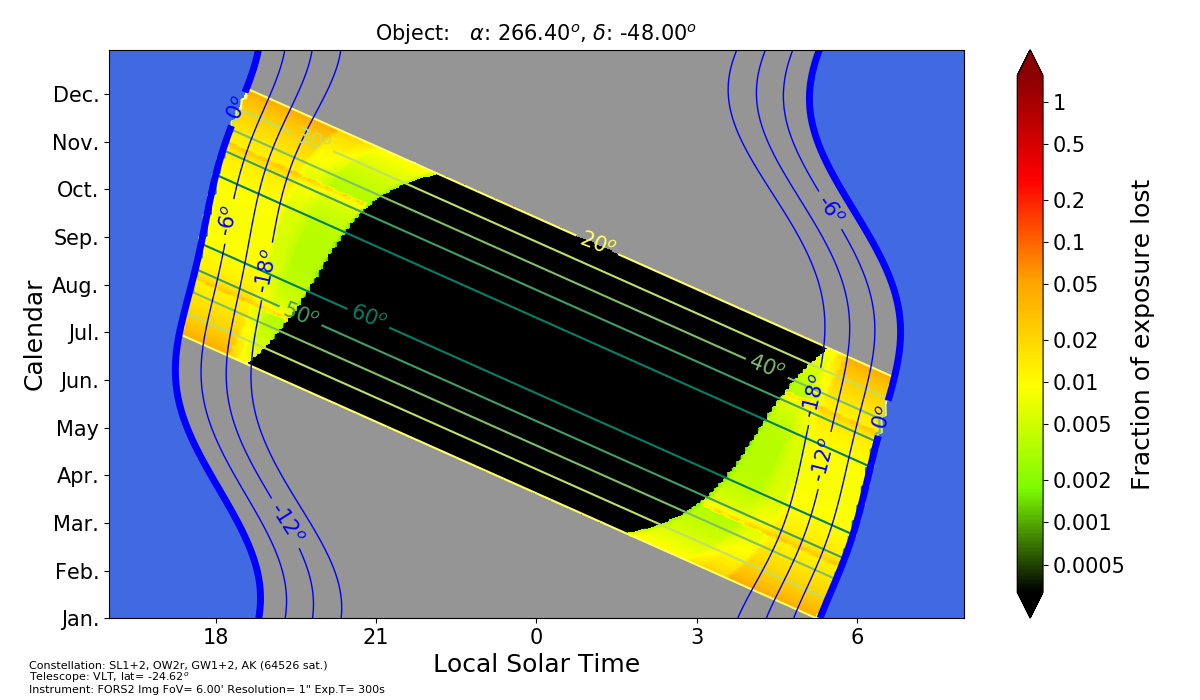

The Python source for this figure:
#!/usr/bin/env python3
# ConAn
# Constellation Analytic simulations
#
# main plot:  plot the satellite density over a calendar for a given object

import numpy as np
import matplotlib
matplotlib.use('Agg')  # to avoid Xdisplay issues in remote

import matplotlib.pyplot as plt
import sys
sys.path.append('/home/ohainaut/Documents/ESO/E2E/SatelliteConstellations/SIMULATIONS/')

from matplotlib import ticker
from conanplot import gyrd

# import ConAn routines
import conan as ca
import conanplot as cp

#print('ConAn:objplot -in')
def helphelp():
    out = """
    objplot 
    -r RA -d dec -n name
    -T FlyEye WFI VST EFOSC FORSimg LSST HAWKI MICADO
       FORSspec UVES1h 4MOST ESPRESSO
       VISIR 
       skyMag TrailDensity SatDensity(def)
          These pre-load default 
                extptime, FoVl, FoVw, maglim, magbloom, trailf, 
                telname, instrName, latitude
    -l latitude*
    -t exptime* -f Fovl* -m magbloom* -k trailf* 
              maglim: those with eff.mag fainter are not observable
                      those brigher create a trail
              trailf: fraction of the exposure that is destroyed by trail. 1=full
              magbloom: for those brighter, trailf=1=full
    -s telName* -i instrName*
                (*: overwrites presets)
    -M BRIGHT FAINT ALL OBS EFFECT --> HARDCODED
         All sats, restrict to bright/faint (wrt magbloom), convert into effect on obs.
    """
    print(out)

#outpath = "/home/ohainaut/public_html/outsideWorld/"
outpath = "./"

maglimoff = 1.75 # 1.75: 1/5sig ; 1.: 2/5sig
magbloomoff = -2.5
magcutflag = 'OBS'
magcutflag = 'EFFECT' ## 4MOST
fovw = -99.

constellationsll = 'SLOWGWAK'
elevlim = 20.
telinslabel = " "
telescope = " "
overlat = 0
lon = 0.

#default for overwriting values
overtime = 0
overfovl = 0
overfovw = 0
overmagbloom = 0
overmaglim = 0
overresol = 0
overtrailf = -1
overlat = 0
overtelescope = 0
overinstrument = 0
objlabel=" "

helpme = False
if len(sys.argv) == 1:
    helpme = True
for i in np.arange(0,len(sys.argv)):
    if sys.argv[i] == '-r': #ra
        i += 1
        rao = float(sys.argv[i])
    if sys.argv[i] == '-d': #delta
        i += 1
        deo = float(sys.argv[i])
    if sys.argv[i] == '-n': #obj name
        i += 1
        objlabel = sys.argv[i]
    if sys.argv[i] == '-l': #latitude
        i += 1
        overlat = float(sys.argv[i])
    if sys.argv[i] == '-T': #telescope/instrument
        i += 1
        telinslabel = sys.argv[i]
    if sys.argv[i] == '-t': #expt
        i += 1
        overtime = float(sys.argv[i])
    if sys.argv[i] == '-f': #fieldofview
        i += 1
        overfovl = float(sys.argv[i])
    if sys.argv[i] == '-fw': #fieldofview
        i += 1
        overfovw = float(sys.argv[i])
    if sys.argv[i] == '-r': #resolution
        i += 1
        overresol = float(sys.argv[i])/3600.
    if sys.argv[i] == '-m': #maglim
        i += 1
        overmaglim = float(sys.argv[i])


if helpme:
    helphelp()
    exit(0)

    
telescope, lat, instrument, expt, fovl, fovw, resol, maglim, magbloom, trailf =    cp.findPreset(telinslabel)

    
if overtime:
    expt = overtime
if overfovl:
    fovl = overfovl
if overfovw:
    fovw = overfovw
if fovw < 0:
    fovw = fovl *1.
    
if overmagbloom:
    magbloom = overmagbloom
if overmaglim:
    maglim = overmaglim
if overresol:
    resol = overresol
if overtrailf >= 0.:
    trailf = overtrailf
if overlat:
    lat = overlat
if overtelescope:
    telescope = overtelescope
if overinstrument:
    instrument = overinstrument


if fovw < 0:
    fovw = fovl *1.
    


#---


#- fill in the calendar
hstep = 12 # points per hour
times = np.zeros((365,24*hstep))
for i in range(365):
    for j in range(24*hstep):
        times[i,j] = 2459580.5 + i + j/24./hstep - (.5 + lon/360.) # to centre midnight
        

# Loc ST
lst = (280.46061837 + 360.98564736629*(times -2451545.0) + lon)%360

# sun coordinates
walphas, deltas = ca.get_sun(times)
alphas = lst - walphas # alphas is the HA
elevs = ca.radec2elev(alphas,deltas,lat)


# object coordinates
hao = lst - rao
AzEl = np.array( ca.radec2azel(hao,deo,lat))

# satellites

constellationsl, constellations = cp.findConstellations(constellationsll)
consLab, consNum, consPla, consNPl, consInc, consAlt = ca.loadConstellations(constellations)
nCons = len(consLab)

densSatAll = np.zeros_like(AzEl[0])
densVelAll = np.zeros_like(AzEl[0])
densSatObs = np.zeros_like(AzEl[0])
densVelObs = np.zeros_like(AzEl[0])
densSatBloom = np.zeros_like(AzEl[0])
densVelBloom = np.zeros_like(AzEl[0])


consLab, consNum, consPla, consNPl, consInc, consAlt = ca.loadConstellations(constellations)
nCons = len(consLab)

mageffmax = -99
mageffmin = 99.


icons = 0
while icons < len(consInc):                          
    # constellation
    densSi, veli, magi =  ca.modelOneConstMag(AzEl,lat, 
                            np.reshape(alphas,alphas.shape[0]*alphas.shape[1]),
                            np.reshape(deltas,deltas.shape[0]*deltas.shape[1]),
                            consInc[icons], consAlt[icons], consNum[icons])
    
    # all sat:
    densSatAll += densSi
    densVelAll += densSi * veli


    # effective magnitude
    mageffi = magi  - 2.5*np.log10(resol/veli/expt)
    mageffmax = max(mageffmax,np.amax(mageffi))
    mageffmin = min(mageffmin,np.amin(mageffi))

    # only observable ones
    densSobsi = np.copy(densSi)
    densSobsi[ mageffi > maglim] = 0.
    densSatObs += densSobsi
    densVelObs += densSobsi * veli
    
    # only super bright bloomers
    densSbloomi = np.copy(densSi)
    densSbloomi[ mageffi > magbloom ] = 0.
    densSatBloom += densSbloomi
    densVelBloom += densSbloomi * veli
    
    icons += 1


cmap = 'magma'
if magcutflag == 'ALL':
    ds = densSatAll
    dv = densVelAll

elif magcutflag == 'OBS':
    ds = densSatObs
    dv = densVelObs
    labelmag = True              
    cblab = "Number of satellite trails per exposure"
    lvmin = -2.5  # log limits for the colour scale
    lvmax = 1.2  #
#    lvmin = 0   # log limits for the colour scale # 4MOST
#    lvmax = 2.7  # 4MOST

elif magcutflag == 'EFFECT':
    ds = trailf * densSatObs + (1.-trailf)* densSatBloom
    dv = trailf * densVelObs + (1.-trailf)* densVelBloom
    labelmag = True
    cblab = "Fraction of exposure lost"
    lvmin = -3.5  # log limits for the colour scale
    lvmax = 2.2  #
    lvmax = .2  #
    lvmin = -3.5  # log limits for the colour scale # 4MOST
#

    cmap = gyrd    
    
else:
    print("valid for -M: BRIGHT OBS FAINT ALL EFFECT")
    exit(1)
    
dens =  ds* fovl*fovw + dv * fovl * expt    # trailf already accounted for


#== plot

fig = plt.figure(figsize=(12,7))
plt.rc('font',      size=15) #controls default text size
plt.rc('axes', titlesize=15) #fontsize of the title
plt.rc('axes', labelsize=18) #fontsize of the x and y labels
plt.rc('xtick',labelsize=15) #fontsize of the x tick labels
plt.rc('ytick',labelsize=15) #fontsize of the y tick labels
plt.rc('legend',fontsize=15) #fontsize of the legend
#plt.rcParams['figure.figsize'] = [12, 8]


ax = fig.subplots()
_ = ax.set_xticks(np.arange(0.,hstep*24, hstep*3))
_ = ax.set_xticklabels(np.concatenate((np.arange(12,24,3),np.arange(0,12,3))))
_ = ax.set_xlabel('Local Solar Time')
_ = ax.set_yticks(np.arange(0.,365,30.5))
_ = ax.set_yticklabels(['Jan.','Feb.','Mar.','Apr.','May','Jun.','Jul.','Aug.','Sep.','Oct.','Nov.','Dec.'])
_ = ax.set_ylabel('Calendar')
_ = ax.set_xlim(4*hstep, 20*hstep) # from 16h to 8h


lsat = np.log10(dens+1.e-10)
lsat = lsat + np.log( elevs < 0 )

#- fill in the satellites
csat = ax.contourf(lsat, levels=np.arange(lvmin,lvmax,.01) , cmap=cmap, extend='both')
csat.cmap.set_under('k') # below minimum -> black

#- unobservable
osat = np.nan_to_num(lsat*0) + 1000.*( AzEl[1] < elevlim ) 
_ = ax.contourf(osat, levels=np.arange(999.,1001.) , cmap='Greys')

#- airmass
wel =   AzEl[1]  *( elevs < 0 )
cobj = ax.contour(wel, levels=np.arange(elevlim,90.,10.), cmap="summer_r")
lobj = plt.clabel(cobj, fmt='%.0f$^o$')

_ = ax.contourf(elevs, levels=[0.,90.], colors='royalblue')

#- daylight
csun = ax.contour(elevs, levels=[-18.,-12.,-6.,0],
                  linewidths=[1.,1.,1.,5.], 
                  linestyles='solid', 
                  colors='b')
lsun = plt.clabel(csun, fmt='%.0f$^o$')



# color bar
cbar = fig.colorbar(csat)
cbar.set_ticks(np.log10(np.array([0.0005,0.001,0.002,0.005,0.01,0.02,0.05,0.1,0.2,0.5,1.,2.,5.,10.,20.,50.,100.,200.])))
cbar.set_ticklabels( [ "{:.2g}".format(x) for x in 10.**(cbar.get_ticks())])
cbar.set_label(cblab)



# save
_ = ax.set_title('Object: {} $\\alpha$: {:.2f}$^o$, $\\delta$: {:.2f}$^o$'.format(objlabel,rao,deo))
#ax.grid()

#_ = ax.text(0.,-28,'(b)', fontsize=14)
_ = ax.text(30.,-32,'Constellation: {} ({:.0f} sat.)'.format(constellationsl,sum(consNum)), fontsize=8, ha='left')


_ = ax.text(30,-40,'Telescope: {}, lat= {:.2f}$^o$'.format(telescope,lat),fontsize=8, ha='left')

if fovl < 1./60.:
    fovll = '{:.2f}\"'.format(fovl*3600.)
elif fovl < 1./6.:
    fovll = '{:.2f}\''.format(fovl*60.)
else:
    fovll = '{:.2f}$^o$'.format(fovl)

_ = ax.text(30.,-48,'Instrument: {} FoV= {} Resolution= {:.1g}\" Exp.T= {:.0f}s'.format(instrument, fovll, resol*3600., expt), fontsize=8, ha='left')



outfileroot = "{}_{}_{}_{}".format(objlabel,telinslabel,constellationsll,magcutflag)

fig.tight_layout()

plt.savefig(outpath+'w.png')
plt.savefig(outpath+outfileroot+'.png')
